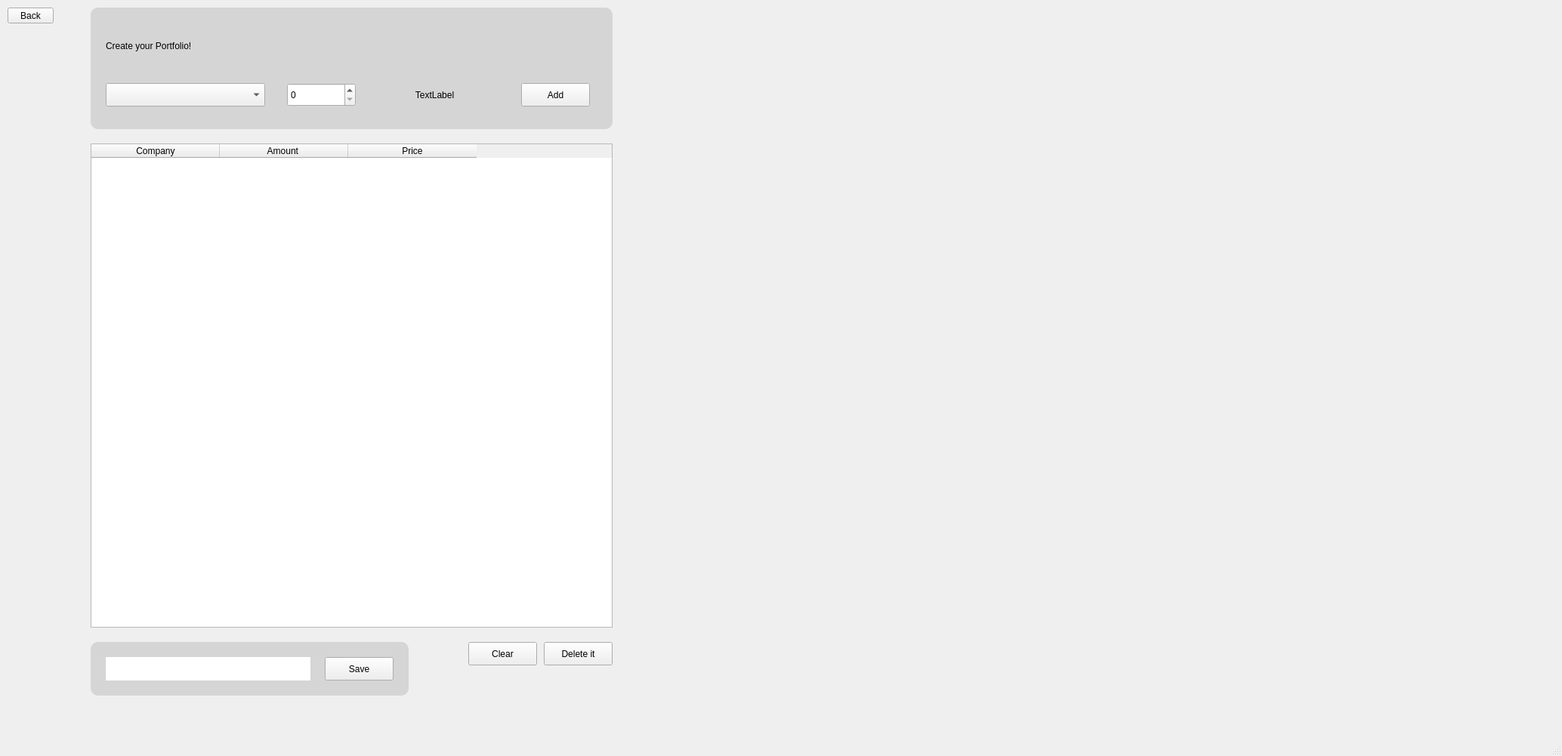
<?xml version="1.0" encoding="UTF-8"?>
<ui version="4.0">
 <class>MainWindow</class>
 <widget class="QMainWindow" name="MainWindow">
  <property name="enabled">
   <bool>true</bool>
  </property>
  <property name="geometry">
   <rect>
    <x>0</x>
    <y>0</y>
    <width>2068</width>
    <height>1001</height>
   </rect>
  </property>
  <property name="windowTitle">
   <string>MainWindow</string>
  </property>
  <widget class="QWidget" name="centralwidget">
   <widget class="QPushButton" name="add_button">
    <property name="geometry">
     <rect>
      <x>690</x>
      <y>110</y>
      <width>91</width>
      <height>31</height>
     </rect>
    </property>
    <property name="cursor">
     <cursorShape>PointingHandCursor</cursorShape>
    </property>
    <property name="text">
     <string>Add</string>
    </property>
   </widget>
   <widget class="QLabel" name="title">
    <property name="geometry">
     <rect>
      <x>140</x>
      <y>40</y>
      <width>231</width>
      <height>41</height>
     </rect>
    </property>
    <property name="text">
     <string>Create your Portfolio!</string>
    </property>
   </widget>
   <widget class="QPushButton" name="back_button">
    <property name="geometry">
     <rect>
      <x>10</x>
      <y>10</y>
      <width>61</width>
      <height>21</height>
     </rect>
    </property>
    <property name="text">
     <string>Back</string>
    </property>
   </widget>
   <widget class="QSpinBox" name="spinBox_4">
    <property name="geometry">
     <rect>
      <x>380</x>
      <y>110</y>
      <width>91</width>
      <height>31</height>
     </rect>
    </property>
    <property name="cursor">
     <cursorShape>PointingHandCursor</cursorShape>
    </property>
    <property name="maximum">
     <number>9999</number>
    </property>
   </widget>
   <widget class="QLabel" name="label_5">
    <property name="geometry">
     <rect>
      <x>480</x>
      <y>110</y>
      <width>191</width>
      <height>31</height>
     </rect>
    </property>
    <property name="layoutDirection">
     <enum>Qt::LeftToRight</enum>
    </property>
    <property name="text">
     <string>TextLabel</string>
    </property>
    <property name="alignment">
     <set>Qt::AlignCenter</set>
    </property>
   </widget>
   <widget class="QComboBox" name="comboBox_3">
    <property name="geometry">
     <rect>
      <x>140</x>
      <y>110</y>
      <width>211</width>
      <height>31</height>
     </rect>
    </property>
    <property name="cursor">
     <cursorShape>PointingHandCursor</cursorShape>
    </property>
   </widget>
   <widget class="QWidget" name="verticalLayoutWidget">
    <property name="geometry">
     <rect>
      <x>940</x>
      <y>120</y>
      <width>951</width>
      <height>781</height>
     </rect>
    </property>
    <layout class="QVBoxLayout" name="vlayout"/>
   </widget>
   <widget class="QPushButton" name="delete_it_button">
    <property name="geometry">
     <rect>
      <x>720</x>
      <y>850</y>
      <width>91</width>
      <height>31</height>
     </rect>
    </property>
    <property name="text">
     <string>Delete it</string>
    </property>
   </widget>
   <widget class="QPushButton" name="clear_button">
    <property name="geometry">
     <rect>
      <x>620</x>
      <y>850</y>
      <width>91</width>
      <height>31</height>
     </rect>
    </property>
    <property name="text">
     <string>Clear</string>
    </property>
   </widget>
   <widget class="QTableWidget" name="my_table">
    <property name="enabled">
     <bool>true</bool>
    </property>
    <property name="geometry">
     <rect>
      <x>120</x>
      <y>190</y>
      <width>691</width>
      <height>641</height>
     </rect>
    </property>
    <property name="mouseTracking">
     <bool>true</bool>
    </property>
    <property name="contextMenuPolicy">
     <enum>Qt::DefaultContextMenu</enum>
    </property>
    <property name="verticalScrollBarPolicy">
     <enum>Qt::ScrollBarAsNeeded</enum>
    </property>
    <property name="sizeAdjustPolicy">
     <enum>QAbstractScrollArea::AdjustIgnored</enum>
    </property>
    <property name="editTriggers">
     <set>QAbstractItemView::NoEditTriggers</set>
    </property>
    <property name="dragDropMode">
     <enum>QAbstractItemView::DropOnly</enum>
    </property>
    <property name="selectionBehavior">
     <enum>QAbstractItemView::SelectRows</enum>
    </property>
    <property name="textElideMode">
     <enum>Qt::ElideMiddle</enum>
    </property>
    <property name="showGrid">
     <bool>false</bool>
    </property>
    <property name="wordWrap">
     <bool>true</bool>
    </property>
    <property name="cornerButtonEnabled">
     <bool>true</bool>
    </property>
    <property name="columnCount">
     <number>3</number>
    </property>
    <attribute name="horizontalHeaderDefaultSectionSize">
     <number>170</number>
    </attribute>
    <column>
     <property name="text">
      <string>Company</string>
     </property>
    </column>
    <column>
     <property name="text">
      <string>Amount </string>
     </property>
    </column>
    <column>
     <property name="text">
      <string>Price</string>
     </property>
    </column>
   </widget>
   <widget class="QTextEdit" name="textEdit">
    <property name="geometry">
     <rect>
      <x>140</x>
      <y>870</y>
      <width>271</width>
      <height>31</height>
     </rect>
    </property>
    <property name="styleSheet">
     <string notr="true">border: Opx;
border-radius: 10px;</string>
    </property>
   </widget>
   <widget class="QPushButton" name="save_button">
    <property name="geometry">
     <rect>
      <x>430</x>
      <y>870</y>
      <width>91</width>
      <height>31</height>
     </rect>
    </property>
    <property name="text">
     <string>Save</string>
    </property>
   </widget>
   <widget class="QWidget" name="widget" native="true">
    <property name="geometry">
     <rect>
      <x>120</x>
      <y>10</y>
      <width>691</width>
      <height>161</height>
     </rect>
    </property>
    <property name="styleSheet">
     <string notr="true">background-color: rgb(213, 213, 213);
border-radius: 10px;</string>
    </property>
   </widget>
   <widget class="QWidget" name="widget_2" native="true">
    <property name="geometry">
     <rect>
      <x>120</x>
      <y>850</y>
      <width>421</width>
      <height>71</height>
     </rect>
    </property>
    <property name="styleSheet">
     <string notr="true">background-color: rgb(213, 213, 213);
border-radius: 10px;</string>
    </property>
   </widget>
   <zorder>widget_2</zorder>
   <zorder>widget</zorder>
   <zorder>add_button</zorder>
   <zorder>title</zorder>
   <zorder>back_button</zorder>
   <zorder>spinBox_4</zorder>
   <zorder>label_5</zorder>
   <zorder>comboBox_3</zorder>
   <zorder>verticalLayoutWidget</zorder>
   <zorder>delete_it_button</zorder>
   <zorder>clear_button</zorder>
   <zorder>my_table</zorder>
   <zorder>textEdit</zorder>
   <zorder>save_button</zorder>
  </widget>
  <widget class="QMenuBar" name="menubar">
   <property name="geometry">
    <rect>
     <x>0</x>
     <y>0</y>
     <width>2068</width>
     <height>22</height>
    </rect>
   </property>
  </widget>
  <widget class="QStatusBar" name="statusbar"/>
 </widget>
 <resources/>
 <connections/>
</ui>
